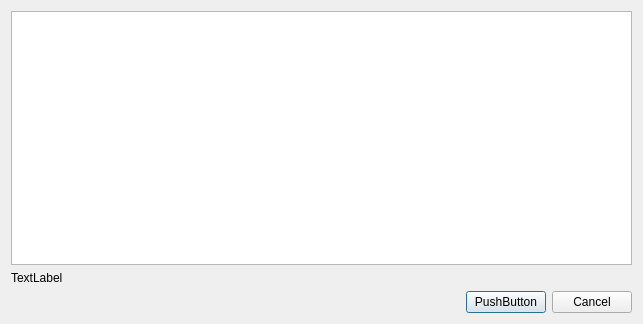
<?xml version="1.0" encoding="UTF-8"?>
<ui version="4.0">
 <class>ScriptEditorDialog</class>
 <widget class="QDialog" name="ScriptEditorDialog">
  <property name="geometry">
   <rect>
    <x>0</x>
    <y>0</y>
    <width>643</width>
    <height>324</height>
   </rect>
  </property>
  <property name="windowTitle">
   <string>Dialog</string>
  </property>
  <layout class="QVBoxLayout" name="verticalLayout">
   <item>
    <widget class="QPlainTextEdit" name="text_edit"/>
   </item>
   <item>
    <widget class="QLabel" name="error_label">
     <property name="text">
      <string>TextLabel</string>
     </property>
    </widget>
   </item>
   <item>
    <layout class="QHBoxLayout" name="horizontalLayout">
     <item>
      <spacer name="horizontalSpacer">
       <property name="orientation">
        <enum>Qt::Orientation::Horizontal</enum>
       </property>
       <property name="sizeHint" stdset="0">
        <size>
         <width>40</width>
         <height>20</height>
        </size>
       </property>
      </spacer>
     </item>
     <item>
      <widget class="QPushButton" name="btn_apply">
       <property name="text">
        <string>PushButton</string>
       </property>
      </widget>
     </item>
     <item>
      <widget class="QPushButton" name="btn_cancel">
       <property name="text">
        <string>Cancel</string>
       </property>
      </widget>
     </item>
    </layout>
   </item>
  </layout>
 </widget>
 <resources/>
 <connections/>
</ui>
